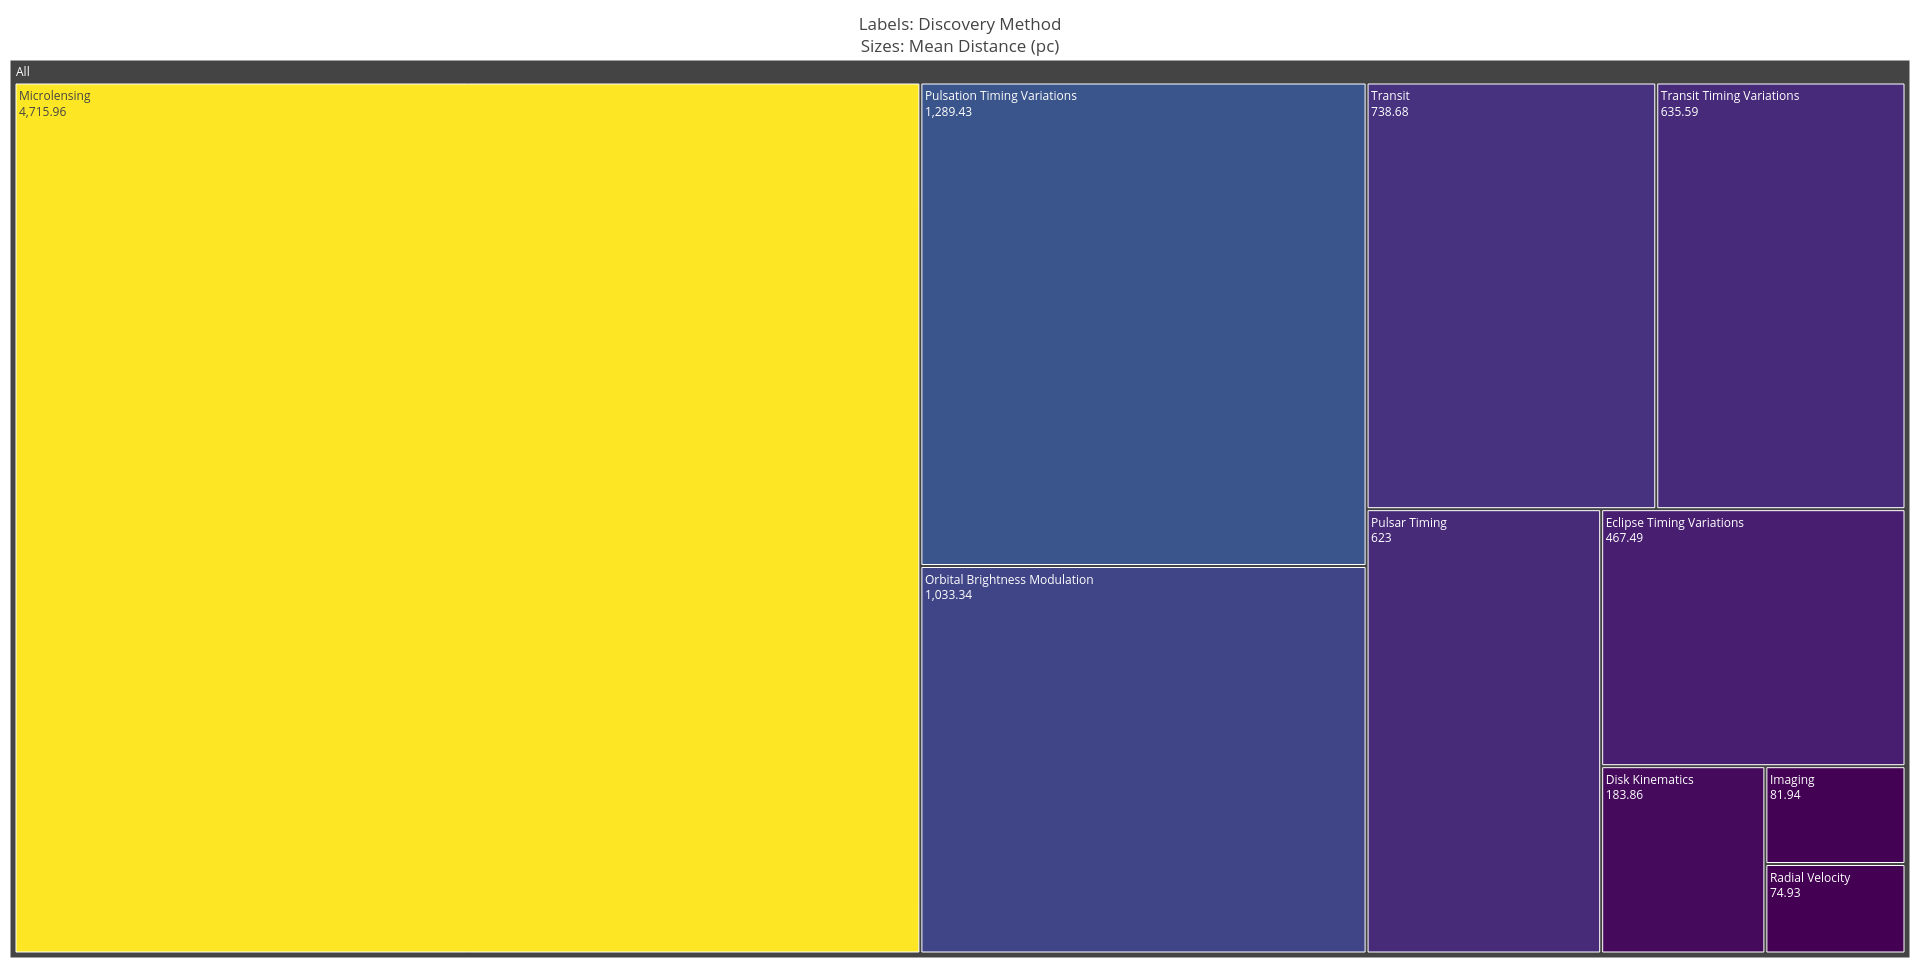

Reproduce this figure in R.

# Paths:
path_data = "data/"
path_lib = "renv/library/R-4.1/x86_64-pc-linux-gnu/"

# Packages:
require(dplyr, lib = path_lib)
require(readr, lib = path_lib)
require(RColorBrewer, lib = path_lib)
require(plotly, lib = path_lib)

# Dataset:
df = readr::read_csv(paste0(path_data, "nasa_exoplanets.csv")) %>%
         as.data.frame()
attr(df, "spec") = NULL
df_varnames = readr::read_csv(paste0(path_data, "nasa_exoplanets_var_names.csv")) %>%
                  as.data.frame()
attr(df_varnames, "spec") = NULL

# Variables:
cat_var = "discoverymethod"
cat_var_name = (df_varnames %>%
                   dplyr::filter(var == cat_var))$var_name
size_var = "sy_dist"
size_var_name = (df_varnames %>%
                    dplyr::filter(var == size_var))$var_name

# Adapt the data:
df_plot = df %>%
              dplyr::select(all_of(cat_var),
                            all_of(size_var))
df_plot = df_plot %>% 
              tidyr::drop_na()
df_plot = df_plot %>%
              dplyr::group_by(eval(parse(text = cat_var))) %>%
              dplyr::summarise(size_var = round(mean(eval(parse(text = size_var))),
                                                digits = 2)) %>%
              as.data.frame()
names(df_plot) = c(cat_var, size_var)
df_plot$root_lvl = "All"

# Plot:
p = plot_ly(
    data = df_plot,
    parents = ~root_lvl,
    labels = ~eval(parse(text = cat_var)),
    values = ~eval(parse(text = size_var)),
    textinfo = "parent+label+value",
    type = "treemap",
    marker = list(
        colorscale = "Viridis"
    )
) %>%
    layout(
        title = paste0("Labels: ", cat_var_name, "<br>Sizes: Mean ", size_var_name),
        margin = list(
            l = 10,
            r = 10,
            t = 60,
            b = 10
        ),
        hoverlabel = list(
            font = list(
                size = 18
            )
        )
    )

p
